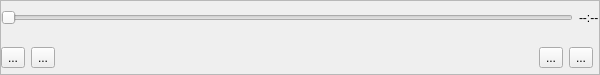
<?xml version="1.0" encoding="UTF-8"?>
<ui version="4.0">
 <class>FullScreenController</class>
 <widget class="QFrame" name="FullScreenController">
  <property name="geometry">
   <rect>
    <x>0</x>
    <y>0</y>
    <width>600</width>
    <height>75</height>
   </rect>
  </property>
  <property name="sizePolicy">
   <sizepolicy hsizetype="Minimum" vsizetype="Minimum">
    <horstretch>0</horstretch>
    <verstretch>0</verstretch>
   </sizepolicy>
  </property>
  <property name="minimumSize">
   <size>
    <width>600</width>
    <height>75</height>
   </size>
  </property>
  <property name="windowTitle">
   <string>Form</string>
  </property>
  <property name="frameShape">
   <enum>QFrame::StyledPanel</enum>
  </property>
  <property name="frameShadow">
   <enum>QFrame::Sunken</enum>
  </property>
  <layout class="QVBoxLayout" name="verticalLayout">
   <property name="leftMargin">
    <number>0</number>
   </property>
   <property name="topMargin">
    <number>0</number>
   </property>
   <property name="rightMargin">
    <number>0</number>
   </property>
   <property name="bottomMargin">
    <number>0</number>
   </property>
   <item>
    <layout class="QHBoxLayout" name="horizontalLayout">
     <item>
      <widget class="SeekSlider" name="position">
       <property name="orientation">
        <enum>Qt::Horizontal</enum>
       </property>
      </widget>
     </item>
     <item>
      <widget class="TimeLabel" name="timeLabel">
       <property name="text">
        <string>--:--</string>
       </property>
      </widget>
     </item>
    </layout>
   </item>
   <item>
    <layout class="QHBoxLayout" name="horizontalLayout_2">
     <item>
      <widget class="PlayButton" name="btn_playpause">
       <property name="text">
        <string>...</string>
       </property>
       <property name="icon">
        <iconset>
         <normaloff>:/toolbar/play_b</normaloff>:/toolbar/play_b</iconset>
       </property>
       <property name="iconSize">
        <size>
         <width>24</width>
         <height>24</height>
        </size>
       </property>
      </widget>
     </item>
     <item>
      <widget class="QToolButton" name="btn_stop">
       <property name="text">
        <string>...</string>
       </property>
       <property name="icon">
        <iconset>
         <normaloff>:/toolbar/stop_b</normaloff>:/toolbar/stop_b</iconset>
       </property>
      </widget>
     </item>
     <item>
      <spacer name="horizontalSpacer">
       <property name="orientation">
        <enum>Qt::Horizontal</enum>
       </property>
       <property name="sizeHint" stdset="0">
        <size>
         <width>40</width>
         <height>20</height>
        </size>
       </property>
      </spacer>
     </item>
     <item>
      <widget class="QToolButton" name="btn_togglewide">
       <property name="text">
        <string>...</string>
       </property>
       <property name="icon">
        <iconset>
         <normaloff>:/toolbar/space</normaloff>:/toolbar/space</iconset>
       </property>
      </widget>
     </item>
     <item>
      <widget class="QToolButton" name="btn_defullscreen">
       <property name="text">
        <string>...</string>
       </property>
       <property name="icon">
        <iconset>
         <normaloff>:/toolbar/defullscreen</normaloff>:/toolbar/defullscreen</iconset>
       </property>
      </widget>
     </item>
     <item>
      <widget class="SoundWidget" name="volume" native="true"/>
     </item>
    </layout>
   </item>
  </layout>
 </widget>
 <customwidgets>
  <customwidget>
   <class>TimeLabel</class>
   <extends>QLabel</extends>
   <header location="global">QtVlcWidgets/TimeLabel.h</header>
  </customwidget>
  <customwidget>
   <class>SeekSlider</class>
   <extends>QSlider</extends>
   <header location="global">QtVlcWidgets/SeekSlider.h</header>
  </customwidget>
  <customwidget>
   <class>SoundWidget</class>
   <extends>QWidget</extends>
   <header location="global">QtVlcWidgets/SoundWidget.h</header>
   <container>1</container>
  </customwidget>
  <customwidget>
   <class>PlayButton</class>
   <extends>QToolButton</extends>
   <header location="global">QtVlcWidgets/SpecialButtons.h</header>
  </customwidget>
 </customwidgets>
 <resources/>
 <connections/>
</ui>
